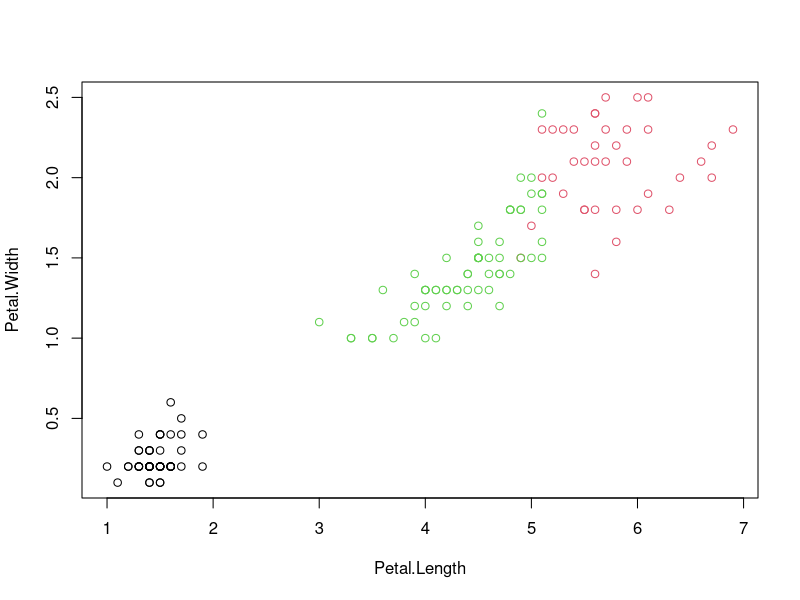

The R script that drew this image: (Note: this script raises an error after producing the figure.)
View(iris)                        
Iris.file <- iris               
Iris.file$Species <- NULL
View(Iris.file)
result <- kmeans(Iris.file, 3)
result
plot(iris[c("Petal.Length", "Petal.Width")],col = result$cluster)

library(rio)
import("doodle.csv")
